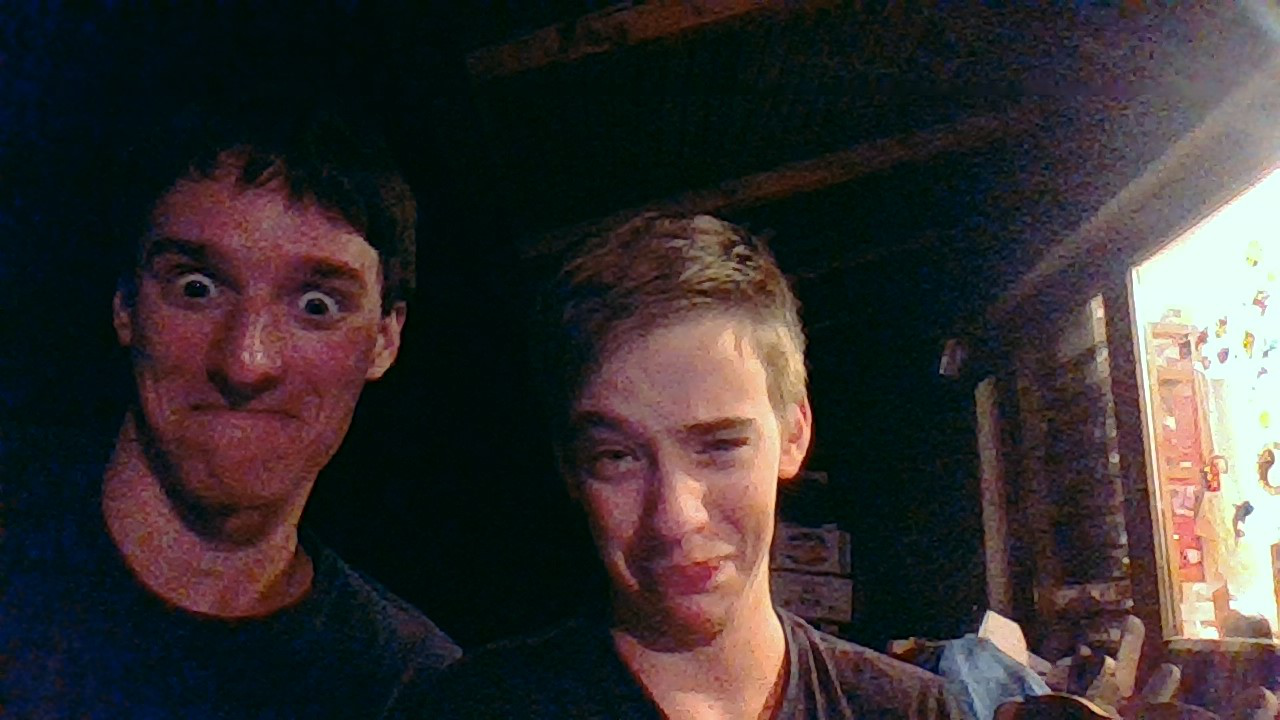
#> input picture archive/python/python-2/picture_shuffle/back.png, 1280 x 720 px
$ python Oda.py
#> lines starting #> are read from the running program, lines starting #| are printed output that depends on the picture
from PIL import Image
from random import randint, shuffle

img = Image.open('back.png')
#> img is the input picture: PIL image 1280x720 RGB; mean R, G, B 54.3, 48.6, 48.7

w, h = img.size
#> w = 1280; h = 720

shambled = Image.new('RGB', (w, h))
#> shambled: PIL image 1280x720 RGB; every value is 0

pos = []

for i in range(w):
    for j in range(h):
        pos.append((i, j))

shuffle(pos)

f = open("teszt2.txt", 'w')
print("file opened")
f.write(str(pos))
print("file done")
f.close()

print(len(pos), w, h)
#| 921600 1280 720
print(pos[0], pos[1], pos[2])
#| (1268, 317) (979, 346) (497, 74)
print(img.getpixel((w-1,h-1)))
#| (135, 54, 71)

index = -1

for i in range(w):
    for j in range(h):
        index = index+1
        shambled.putpixel(pos[index], img.getpixel((i, j)))
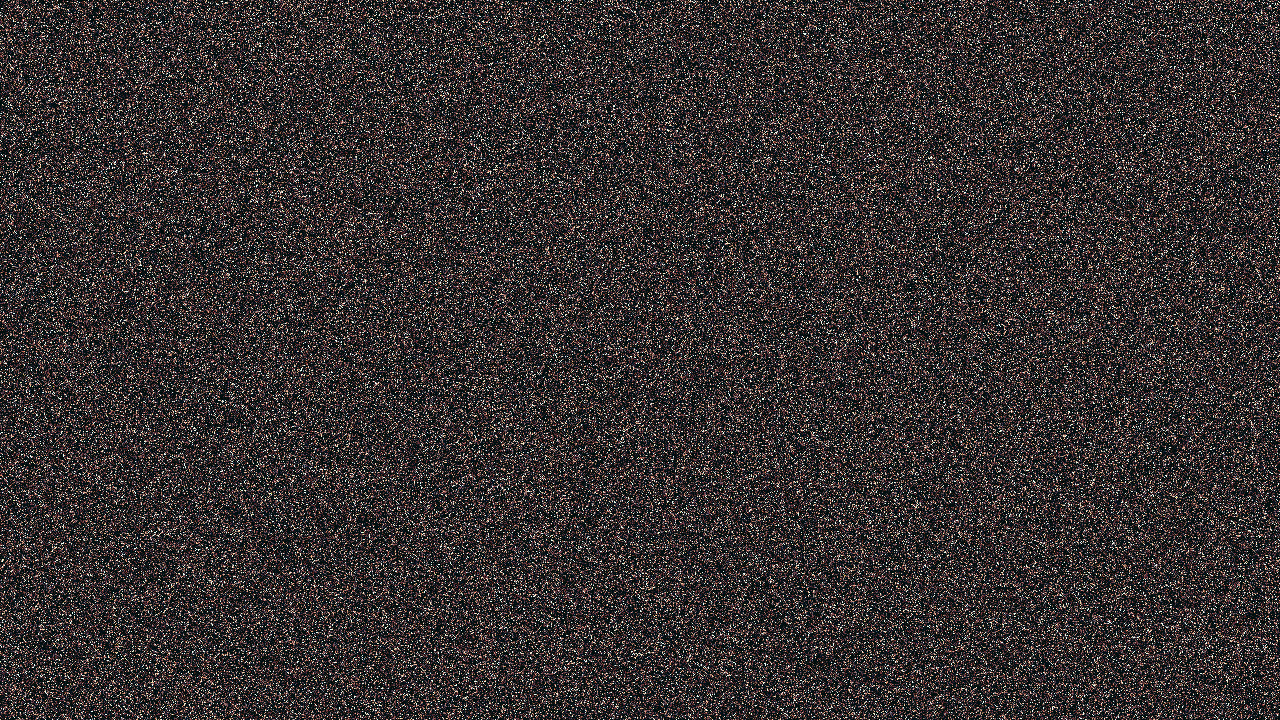
#> shambled: PIL image 1280x720 RGB; mean R, G, B 54.3, 48.6, 48.7
#> after the loop, index = 921599


print('done')

shambled.save('out22.png')
